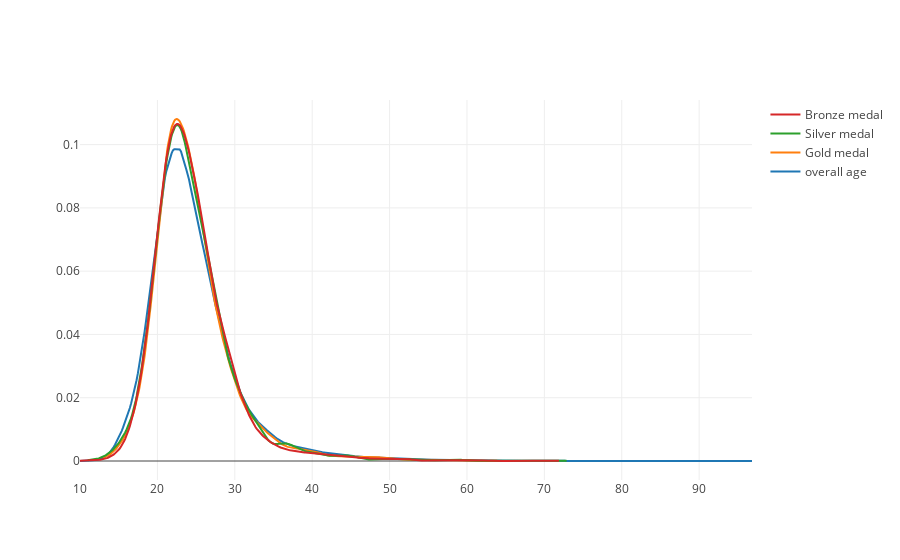

The code cell stored with this chart in its notebook:
### Code cell
fig=ff.create_distplot([x1,x2,x3,x4],['overall age','Gold medal','Silver medal','Bronze medal'],show_hist=False,show_rug=False)
fig.show()
#athelete_df['Age']

### Figure 1 — Plotly figure (JSON) as saved in the notebook; plotly's stock layout.template omitted (floating-point values rounded to 4 significant figures; data arrays with more than 128 entries replaced by an {"elided": "..."} marker saying what was removed)
{"data": [{"legendgroup": "overall age", "marker": {"color": "rgb(31, 119, 180)"}, "mode": "lines", "name": "overall age", "showlegend": true, "type": "scatter", "x": {"elided": "500 float values"}, "xaxis": "x", "y": {"elided": "500 float values"}, "yaxis": "y"}, {"legendgroup": "Gold medal", "marker": {"color": "rgb(255, 127, 14)"}, "mode": "lines", "name": "Gold medal", "showlegend": true, "type": "scatter", "x": {"elided": "500 float values"}, "xaxis": "x", "y": {"elided": "500 float values"}, "yaxis": "y"}, {"legendgroup": "Silver medal", "marker": {"color": "rgb(44, 160, 44)"}, "mode": "lines", "name": "Silver medal", "showlegend": true, "type": "scatter", "x": {"elided": "500 float values"}, "xaxis": "x", "y": {"elided": "500 float values"}, "yaxis": "y"}, {"legendgroup": "Bronze medal", "marker": {"color": "rgb(214, 39, 40)"}, "mode": "lines", "name": "Bronze medal", "showlegend": true, "type": "scatter", "x": {"elided": "500 float values"}, "xaxis": "x", "y": {"elided": "500 float values"}, "yaxis": "y"}], "layout": {"autosize": true, "barmode": "overlay", "hovermode": "closest", "legend": {"traceorder": "reversed"}, "xaxis": {"anchor": "y2", "autorange": true, "domain": [0, 1], "range": [10, 96.83], "type": "linear", "zeroline": false}, "yaxis": {"anchor": "free", "autorange": true, "domain": [0, 1], "position": 0, "range": [-0.006005, 0.1141], "type": "linear"}}}
